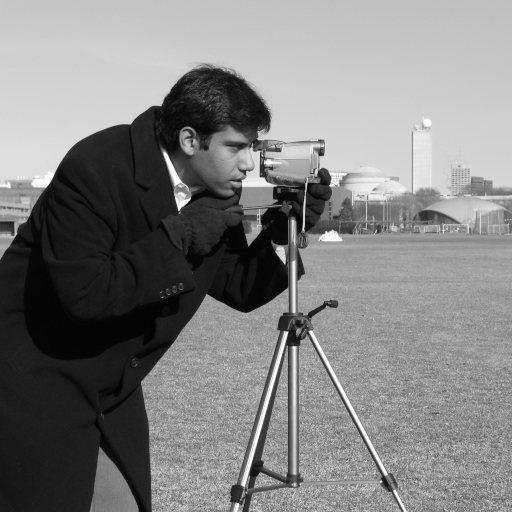
#> input picture skimage.data.camera(), 512 x 512 px
$ jupyter execute --allow-errors Scikit-Image.ipynb   (shell and % lines are left out)   (older library calls are emulated)
#> lines starting #> are read from the running program, lines starting #| are printed output that depends on the picture; long printed decimals are rounded
# Scikit Image: image processing in python

[cell 1]
import os
from IPython.core.display import HTML
def load_style(directory = '../../', name='customMac.css'):
        styles = open(os.path.join(directory, name), 'r').read()
        return HTML(styles)
#> (the rest of this cell did not finish here and is left out)

# Plot Checker board

[cell 2]
import numpy as np
from matplotlib import pyplot as plt

def plotCheck():
    check = np.zeros((9,9))
    check[::2,1::2] = 1
    check[1::2,::2] = 1
    plt.figure
    plt.imshow(check,cmap = 'gray', interpolation = 'nearest')
#> (this line was passed over: IPython is not available in this run)
    plt.show()

plotCheck()    # plot check

# Image Property

[cell 3]
from skimage import data

def imageProperty():
    camera = data.camera()
#> camera is the input picture: shape (512, 512); min 0, max 255, mean 129.1
    print("Camera datatype = ", camera.dtype)
#| Camera datatype =  uint8
    plt.imshow(camera,cmap = 'gray')
#> (this line was passed over: IPython is not available in this run)
    [row,col] =  camera.shape
#> row = 512; col = 512
    print("Camera Shape = ", camera.shape)
#| Camera Shape =  (512, 512)

imageProperty()   # image property

# Basic image filters: Gaussian and Sobel

[cell 4]
from skimage import filters
from skimage import img_as_float

# skimage convention: float images are supposed to lie
# in [-1, 1] (in order to have comparable contrast for
# all float images)

def imageFilters():
    filtered_camera = filters.gaussian(data.camera(),5)
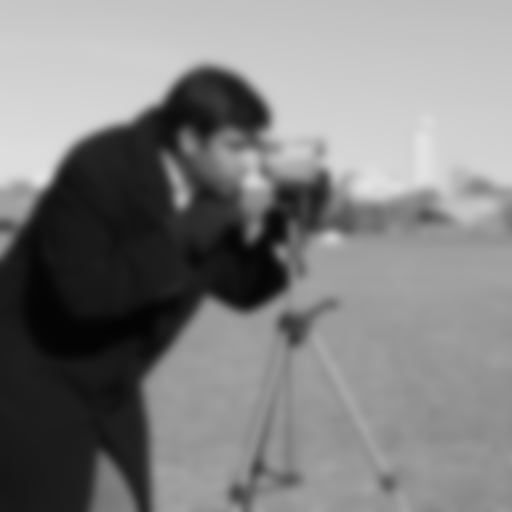
#> filtered_camera: shape (512, 512) float64; min 0.0153, max 0.895, mean 0.506
    plt.figure('Gaussian Filtered Image')
#> (this line was passed over: IPython is not available in this run)
    plt.imshow(filtered_camera,cmap = 'gray')
#> (this line was passed over: IPython is not available in this run)
    cameraFloat = img_as_float(data.camera())
    cameraSobel = filters.sobel(cameraFloat)
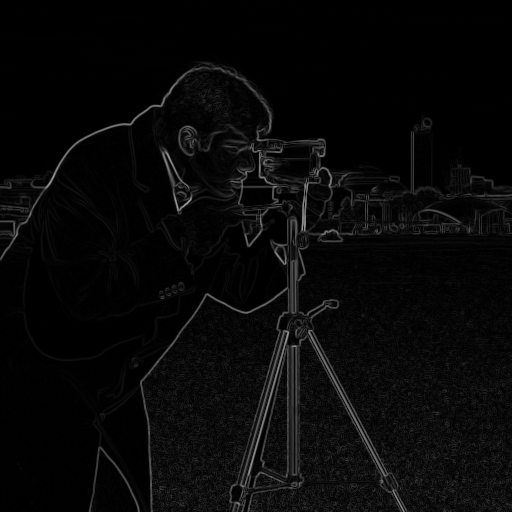
#> cameraSobel: shape (512, 512) float64; min 0, max 0.645, mean 0.0342
    plt.figure('Sobel Image')
#> (this line was passed over: IPython is not available in this run)
    plt.imshow(cameraSobel,cmap = 'gray')
#> (this line was passed over: IPython is not available in this run)
    print('Maximum in Sobel Filter=',cameraSobel.max())
#| Maximum in Sobel Filter= 0.6448

imageFilters()    # basic filters

# Input/output, data types and colorspaces

[cell 5]
import os
from skimage import io
import skimage

def InputOutput():
    filename = os.path.join(skimage.data_dir,'camera.png')
    camera = io.imread(filename)
    plt.imshow(camera,cmap = 'gray')
#> (this line was passed over: IPython is not available in this run)
